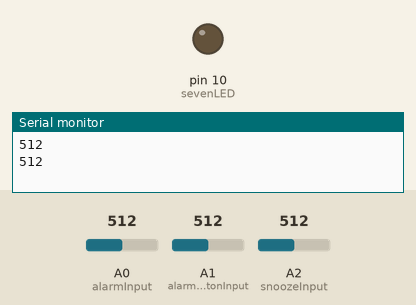
This sketch was run on a simulated Arduino Uno, built with avr-gcc and run on an emulated ATmega328P. On the bench: output pins drawn as LEDs (lit = HIGH), the last lines printed to the serial monitor. Dashed ring = blinking. The inputs (shaded band) are chosen by the test bench; at power-on: A2 (snoozeInput) = 512, A1 (alarmButtonInput) = 512, A0 (alarmInput) = 512.

Above: at 2.8 s.
2.9 s: A2 (snoozeInput) set to 0
At 3.6 s:
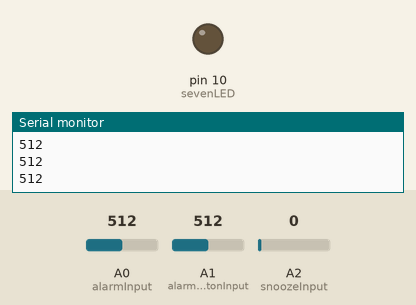
6.4 s: A1 (alarmButtonInput) set to 0
7.9 s: A1 (alarmButtonInput) set to 122
11.5 s: A2 (snoozeInput) set to 122
At 12.8 s:
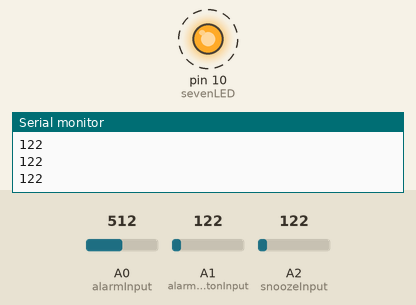
Timing chart, 0 to 16.0 s (numbered marks = the images above; inputs shaded):
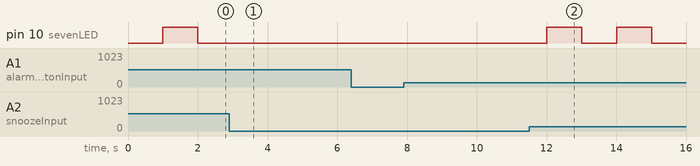

Measured:
- after the input at 2.9 s, pin 10 (sevenLED): stops changing and stays LOW
- after the input at 11.5 s, pin 10 (sevenLED): alternates HIGH for 1.0 s and LOW for 1.0 s, starting after 0.51 s

The sketch:

alarm.ino
```cpp
//HackGT 9 Alarm Clock
//Date started: 10/22/2022
//Written by: Turner Flynn, Evan Fulkerson, Tyler Beach

#include <Keypad.h>

const int alarmInput = A0;
const int alarmButtonInput = A1;
const int snoozeInput = A2;
const int photoResistor = 11;
const int sevenLED = 10;
int alarmOn = 0;
int val = 0;

const byte ROWS = 4; //four rows
const byte COLS = 4; //four columns
//define the cymbols on the buttons of the keypads
char hexaKeys[ROWS][COLS] = {
  {'1','2','3','A'},
  {'4','5','6','B'},
  {'7','8','9','C'},
  {'*','0','#','D'}
};
byte rowPins[ROWS] = {9, 8, 7, 6}; //connect to the row pinouts of the keypad
byte colPins[COLS] = {5, 4, 3, 2}; //connect to the column pinouts of the keypad


//initialize an instance of class NewKeypad
Keypad customKeypad = Keypad( makeKeymap(hexaKeys), rowPins, colPins, ROWS, COLS);

void setup() {
  // put your setup code here, to run once:
  pinMode(alarmInput, INPUT);
  pinMode(photoResistor, INPUT);

  pinMode(alarmButtonInput, INPUT);
  pinMode(snoozeInput, INPUT);

  pinMode(sevenLED, OUTPUT);

  Serial.begin(9600);

}

void loop() {
  // put your main code here, to run repeatedly:

  alarmOn = analogRead(alarmInput);

  //Serial.println(alarmOn);

  char customKey = customKeypad.getKey();

  digitalWrite(sevenLED, LOW);

  val = analogRead(alarmButtonInput);

  Serial.println(val);

  delay(1000);

  if(analogRead(snoozeInput) > 0)
  {
    digitalWrite(sevenLED, HIGH);

    delay(1000);
  }
  if(analogRead(alarmButtonInput) > 0)
  {
    digitalWrite(sevenLED, HIGH);
  }
  if(analogRead(snoozeInput) == 0 && analogRead(alarmButtonInput) == 0)
  {
    digitalWrite(sevenLED, LOW);
  }
}
```
